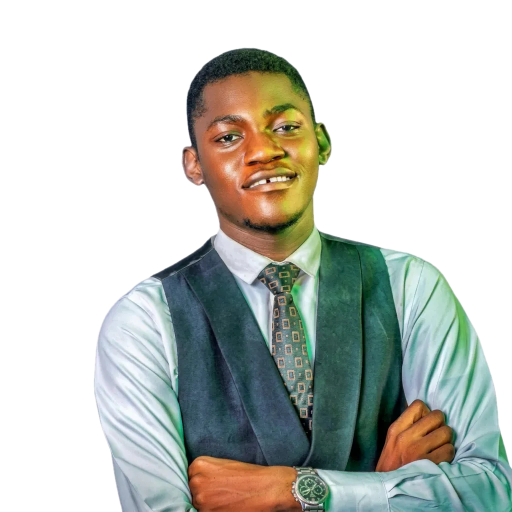
#> input picture linkedin_emphire/ASSETS/brand/portrait_vest_cutout.png, 1024 x 1024 px (shown at 1/2 size)
$ python portrait_card.py ../ASSETS/brand/portrait_vest_cutout.png ../ASSETS/brand/portrait_vest_cutout.png ../ASSETS/brand/portrait_vest_cutout.png 5
#> lines starting #> are read from the running program, lines starting #| are printed output that depends on the picture; after the words box and inside, x2 and y2 are one past the last pixel; in counts of white or black regions, pixels touching at a corner belong together
#!/usr/bin/env python3
"""Portrait card, layout B from the Tolu study (DAILY CONTENT/2026-11-20_tolu-study_posts-and-cards.md).

Off-white ground, thin outline frame, name chip, heavy headline left, cut-out portrait right,
yellow follow box, black name bar. No verified tick: the profile is not verified.

    python3 VISUAL/portrait_card.py ASSETS/brand/portrait_vest_cutout.png "Headline." VERIFIED_POSTS/<slug>/visual/cover.png 90
"""
import sys, random
from PIL import Image, ImageDraw, ImageFont, ImageFilter
cut, headline, out = sys.argv[1], sys.argv[2], sys.argv[3]
W,H=1080,1350
F='/usr/share/fonts/opentype/inter/'
bold=lambda s:ImageFont.truetype(F+'InterDisplay-Bold.otf',s)
semi=lambda s:ImageFont.truetype(F+'InterDisplay-SemiBold.otf',s)
med=lambda s:ImageFont.truetype(F+'InterDisplay-Medium.otf',s)
INK=(17,17,17); YEL=(249,216,17); LINE=(70,70,70)
c=Image.new('RGB',(W,H),(243,242,238)); d=ImageDraw.Draw(c)
#> after `c = Image.new('RGB', (W, H), (243, 242, 238))`:
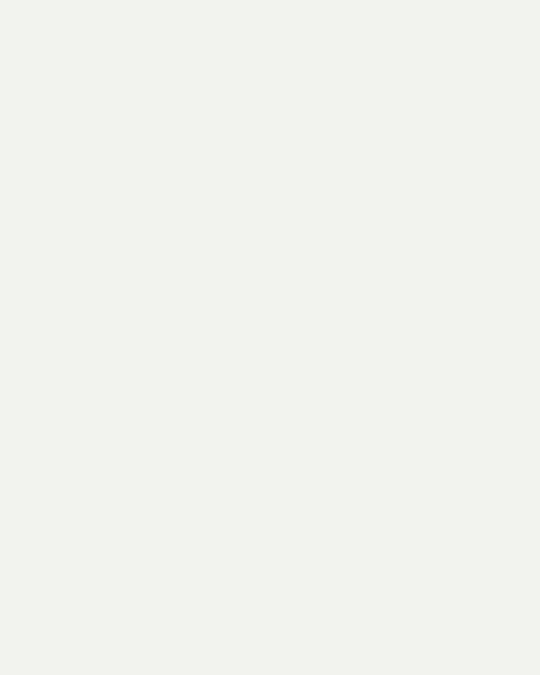
#> c: PIL image 1080x1350 RGB (shown at 1/2 size); mean R, G, B 243, 242, 238
random.seed(7)
for _ in range(900):  # paper speckle
    x,y=random.randrange(W),random.randrange(H); r=random.choice((1,1,2))
    g=random.randrange(215,232); d.line((x,y,x+random.randrange(-6,7),y+random.randrange(-6,7)),fill=(g,g,g),width=r)
# frame
d.rounded_rectangle((60,112,670,1150),radius=70,outline=LINE,width=3)
d.rounded_rectangle((395,800,670,1150),radius=40,outline=LINE,width=3)
# quote mark
d.text((800,250),'“',font=bold(260),fill=(225,224,220))
# portrait
p=Image.open(cut).convert('RGBA'); bb=p.getbbox(); p=p.crop(bb)
#> further down, p is the input picture: PIL image 1024x1024 RGBA; mean R, G, B, A 193.7, 198, 192, 117.2
#> after `bb = p.getbbox()`: bb = (185, 93, 1024, 1024)
#> after `p = p.crop(bb)`:
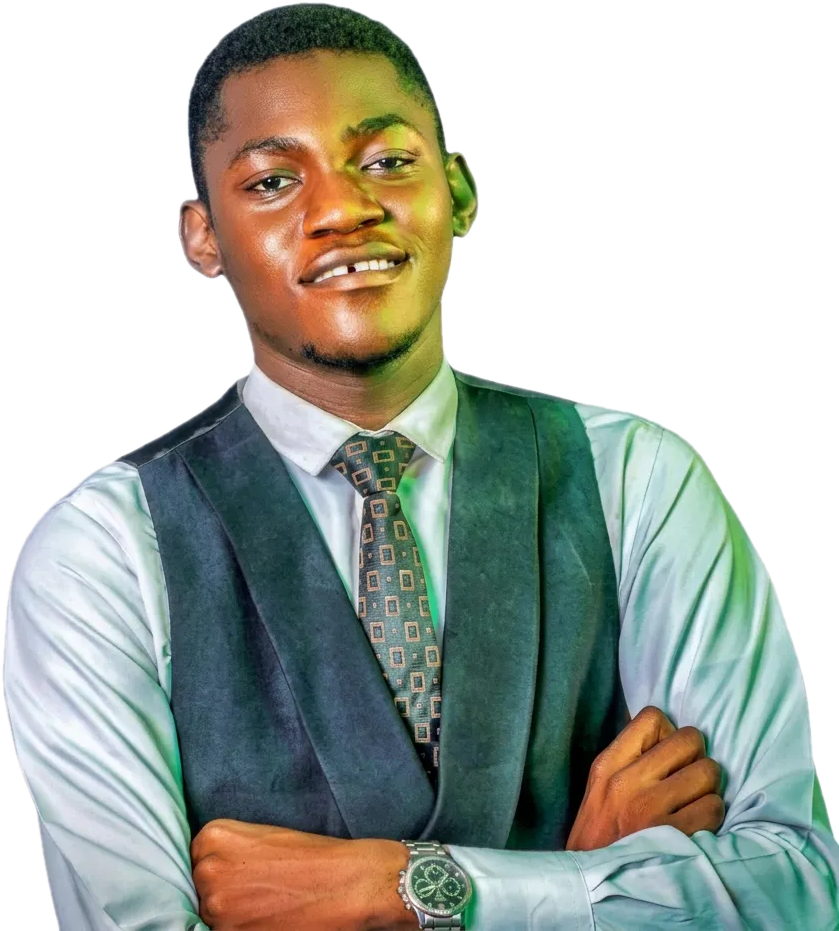
#> p: PIL image 839x931 RGBA; mean R, G, B, A 172.6, 178.4, 170.4, 157.4; transparent parts drawn white
ph=980; pw=int(p.width*ph/p.height); p=p.resize((pw,ph),Image.LANCZOS)
#> after `pw = int(p.width * ph / p.height)`: pw = 883
c.paste(p,(450,H-ph),p)
d=ImageDraw.Draw(c)
# chip over the frame's top line
d.rectangle((105,85,560,140),fill=(243,242,238))
src=Image.open(cut).convert('RGBA'); face=src.crop((330,90,690,450)).resize((76,76),Image.LANCZOS)
#> after `face = src.crop((330, 90, 690, 450)).resize((76, 76), Image.LANCZOS)`:
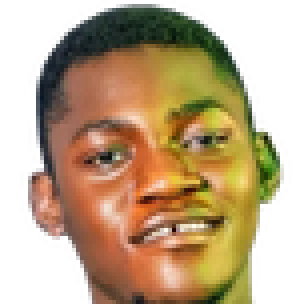
#> face: PIL image 76x76 RGBA (shown 4 times larger); mean R, G, B, A 105.1, 81.7, 50, 160.7; transparent parts drawn white
av=Image.new('RGB',(76,76),(0,32,64)); av.paste(face,(0,0),face)
#> after `av = Image.new('RGB', (76, 76), (0, 32, 64))`:
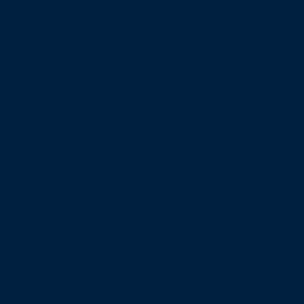
#> av: PIL image 76x76 RGB (shown 4 times larger); mean R, G, B 0, 32, 64
#> after `av.paste(face, (0, 0), face)`:
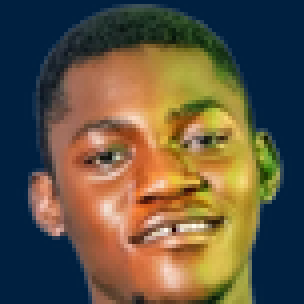
#> av: PIL image 76x76 RGB (shown 4 times larger); mean R, G, B 97.6, 85.9, 66.4
mask=Image.new('L',(76,76),0); ImageDraw.Draw(mask).ellipse((0,0,75,75),fill=255)
#> after `mask = Image.new('L', (76, 76), 0)`: mask: PIL image 76x76 L; every value is 0
#> after `ImageDraw.Draw(mask).ellipse((0, 0, 75, 75), fill=255)`:
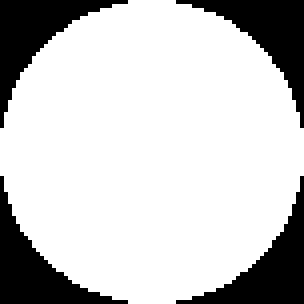
#> mask: PIL image 76x76 L (shown 4 times larger); 78.3% white; 4 black regions, box (x1, y1, x2, y2) and area: (0, 0, 32, 32) 313, (44, 0, 76, 32) 313, (0, 44, 32, 76) 313, (44, 44, 76, 76) 313
c.paste(av,(118,74),mask); d.ellipse((116,72,195,151),outline=(255,255,255),width=3)
d.text((212,95),'Olusanya Timothy',font=bold(34),fill=INK)
# headline
f=bold(int(sys.argv[4]) if len(sys.argv)>4 else 92); words=headline.split(); lines=[]; cur=''
for w_ in words:
    t=(cur+' '+w_).strip()
    if d.textlength(t,font=f)<=520: cur=t
    else: lines.append(cur); cur=w_
#> after the loop, lines = []
lines.append(cur)
y=215
for ln in lines:
    d.text((118,y),ln,font=f,fill=INK); y+=int(f.size*1.12)
#> this loop made 1 pass
#> (ln, y) on pass 1: ('../ASSETS/brand/portrait_vest_cutout.png', 220)
#> after the loop, y = 220
# follow box
bx0,by0,bx1,by1=118,max(y+40,840),600,max(y+40,840)+130
#> bx0 = 118; by0 = 840; bx1 = 600; by1 = 970
d.rectangle((bx0,by1,bx1,by1+12),fill=(90,90,90))
d.rounded_rectangle((bx0,by0,bx1,by1),radius=46,fill=YEL,corners=(True,False,False,False))
ix,iy=150,by0+38  # person-plus icon
#> ix = 150; iy = 878
d.ellipse((ix+40,iy-4,ix+72,iy+28),fill=INK); d.rounded_rectangle((ix+28,iy+30,ix+84,iy+62),radius=16,fill=INK)
d.rectangle((ix,iy+24,ix+26,iy+30),fill=INK); d.rectangle((ix+10,iy+14,ix+16,iy+40),fill=INK)
tf=med(27); tx=ix+108
#> after `tx = ix + 108`: tx = 258
for i,t in enumerate(['Follow Olusanya Timothy','for AI red teaming','and evaluation']):
    d.text((tx,by0+22+i*32),t,font=tf,fill=INK)
# name bar
d.rectangle((55,1222,830,1290),fill=INK)
d.text((85,1239),'OLUSANYA TIMOTHY  ||  AI RED TEAMING & EVALUATION',font=semi(26),fill=(255,255,255))
c.save(out); c.convert('RGB').save(out.rsplit('.',1)[0]+'.jpg',quality=92)
#> after `c.save(out)`:
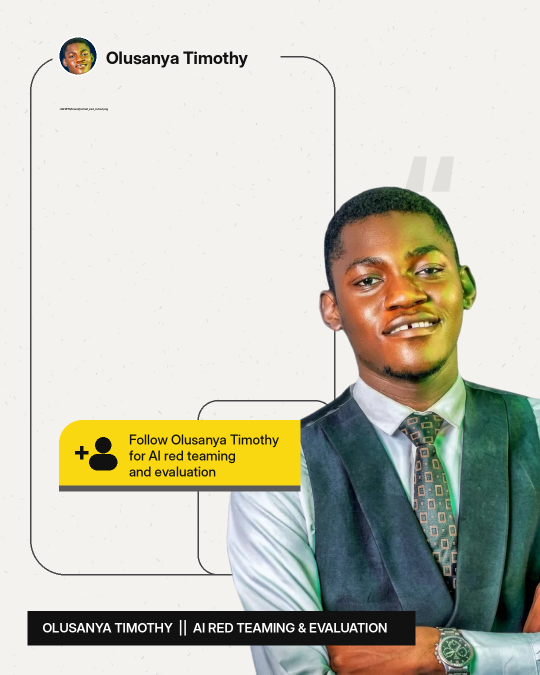
#> saved as portrait_vest_cutout.png: PIL image 1080x1350 RGB (shown at 1/2 size); mean R, G, B 197.2, 196.9, 182.9
print(len(lines),'lines, box at',by0)
#| 1 lines, box at 840
